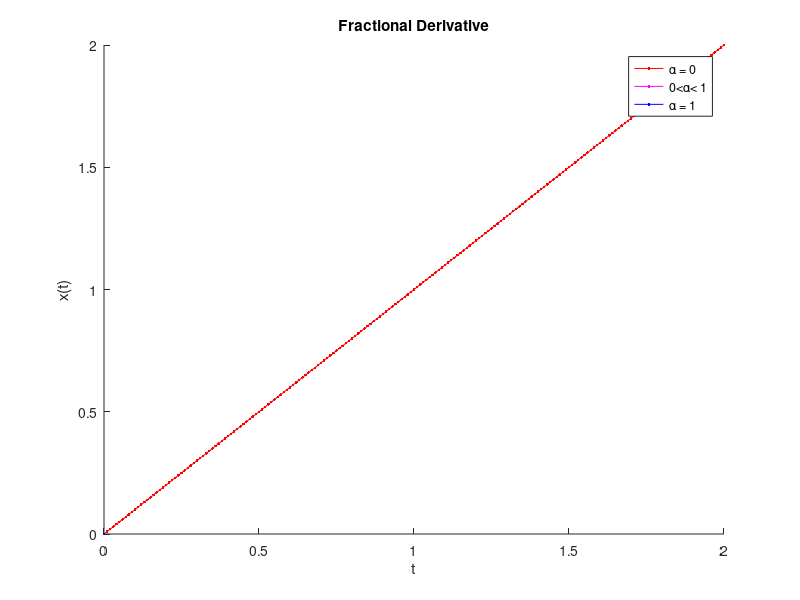

The MATLAB script that drew this image: (Note: this script raises an error after producing the figure.)
% test_animated_deriv

clc;
close all;
clear all;

ts = 0.01;
n = 170;

figure;
hold on;
h1 = plot(0, 0, 'r');
h3 = plot(0, 0, 'm');
h2 = plot(0, 0, 'b');
h4 = text(0.2, 1.8, '');

legend('\alpha = 0', '0<\alpha< 1', '\alpha = 1')
xlabel('t');
ylabel('x(t)')
title ('Fractional Derivative')

t = 0:ts:2;

% x(t) = t
x = t;
set(h1, 'XData', t, 'YData', x);

% x(t) = 1
x3 = fderiv(x, 1, n, ts);
set(h3, 'XData', t, 'YData', x3);

k = 1; % frame number for the gif file
for alpha = 0:0.05:1
    stralpha = ['\alpha = ', num2str(alpha)];
    set(h4, 'String', stralpha);
    
    x2 = fderiv(x, alpha, n, ts);
    set(h2, 'XData', t, 'YData', x2);
    drawnow;
    pause(0.1);
    
    % Draw to gif
    frame = getframe(1);
    im = frame2im(frame);
    [imind,cm] = rgb2ind(im,256);
    if k == 1;
        imwrite(imind,cm,'fderiv.gif','gif', 'Loopcount',inf);
    else
        imwrite(imind,cm,'fderiv.gif','gif','WriteMode','append');
    end
    k = k + 1;
end